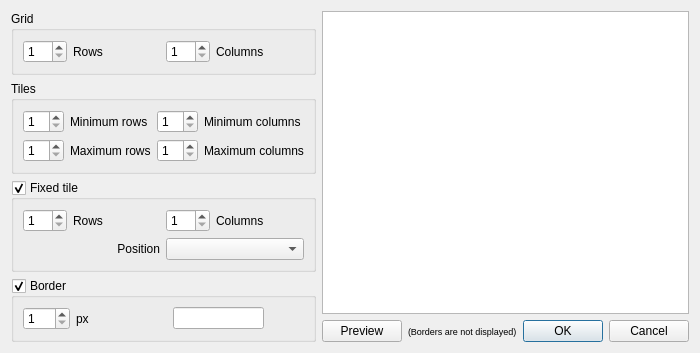
<?xml version="1.0" encoding="UTF-8"?>
<ui version="4.0">
 <class>CustomLayoutDialog</class>
 <widget class="QDialog" name="CustomLayoutDialog">
  <property name="enabled">
   <bool>true</bool>
  </property>
  <property name="geometry">
   <rect>
    <x>0</x>
    <y>0</y>
    <width>700</width>
    <height>300</height>
   </rect>
  </property>
  <property name="windowTitle">
   <string>Custom Layout Configuration</string>
  </property>
  <layout class="QGridLayout" name="gridLayout_5" columnstretch="0,1">
   <item row="0" column="0">
    <widget class="QGroupBox" name="groupBox">
     <property name="layoutDirection">
      <enum>Qt::LeftToRight</enum>
     </property>
     <property name="title">
      <string>Grid</string>
     </property>
     <property name="checkable">
      <bool>false</bool>
     </property>
     <layout class="QGridLayout" name="gridLayout" columnstretch="1,2,1,2">
      <item row="0" column="0">
       <widget class="QSpinBox" name="rows">
        <property name="minimum">
         <number>1</number>
        </property>
        <property name="maximum">
         <number>16</number>
        </property>
       </widget>
      </item>
      <item row="0" column="1">
       <widget class="QLabel" name="label">
        <property name="text">
         <string>Rows</string>
        </property>
       </widget>
      </item>
      <item row="0" column="2">
       <widget class="QSpinBox" name="cols">
        <property name="minimum">
         <number>1</number>
        </property>
        <property name="maximum">
         <number>16</number>
        </property>
       </widget>
      </item>
      <item row="0" column="3">
       <widget class="QLabel" name="label_5">
        <property name="text">
         <string>Columns</string>
        </property>
       </widget>
      </item>
     </layout>
     <zorder>label</zorder>
     <zorder>label_5</zorder>
     <zorder>rows</zorder>
     <zorder>cols</zorder>
    </widget>
   </item>
   <item row="1" column="0">
    <widget class="QGroupBox" name="groupBox_2">
     <property name="title">
      <string>Tiles</string>
     </property>
     <layout class="QGridLayout" name="gridLayout_2" columnstretch="1,2,1,2">
      <item row="0" column="0">
       <widget class="QSpinBox" name="minRows">
        <property name="minimum">
         <number>1</number>
        </property>
        <property name="maximum">
         <number>16</number>
        </property>
       </widget>
      </item>
      <item row="0" column="1">
       <widget class="QLabel" name="label_2">
        <property name="text">
         <string>Minimum rows</string>
        </property>
       </widget>
      </item>
      <item row="0" column="3">
       <widget class="QLabel" name="label_4">
        <property name="text">
         <string>Minimum columns</string>
        </property>
       </widget>
      </item>
      <item row="1" column="0">
       <widget class="QSpinBox" name="maxRows">
        <property name="minimum">
         <number>1</number>
        </property>
        <property name="maximum">
         <number>16</number>
        </property>
       </widget>
      </item>
      <item row="1" column="1">
       <widget class="QLabel" name="label_3">
        <property name="text">
         <string>Maximum rows</string>
        </property>
       </widget>
      </item>
      <item row="1" column="3">
       <widget class="QLabel" name="label_6">
        <property name="text">
         <string>Maximum columns</string>
        </property>
       </widget>
      </item>
      <item row="0" column="2">
       <widget class="QSpinBox" name="minCols">
        <property name="minimum">
         <number>1</number>
        </property>
        <property name="maximum">
         <number>16</number>
        </property>
       </widget>
      </item>
      <item row="1" column="2">
       <widget class="QSpinBox" name="maxCols">
        <property name="minimum">
         <number>1</number>
        </property>
        <property name="maximum">
         <number>16</number>
        </property>
       </widget>
      </item>
     </layout>
     <zorder>label_2</zorder>
     <zorder>label_4</zorder>
     <zorder>label_6</zorder>
     <zorder>label_3</zorder>
     <zorder>minRows</zorder>
     <zorder>maxRows</zorder>
     <zorder>minCols</zorder>
     <zorder>maxCols</zorder>
    </widget>
   </item>
   <item row="2" column="0" rowspan="2">
    <widget class="QGroupBox" name="mainEnabled">
     <property name="title">
      <string>Fixed tile</string>
     </property>
     <property name="checkable">
      <bool>true</bool>
     </property>
     <layout class="QGridLayout" name="gridLayout_3" columnstretch="1,2,1,2">
      <item row="0" column="0">
       <widget class="QSpinBox" name="mainRows">
        <property name="minimum">
         <number>1</number>
        </property>
        <property name="maximum">
         <number>16</number>
        </property>
       </widget>
      </item>
      <item row="0" column="1">
       <widget class="QLabel" name="label_7">
        <property name="text">
         <string>Rows</string>
        </property>
       </widget>
      </item>
      <item row="0" column="2">
       <widget class="QSpinBox" name="mainCols">
        <property name="minimum">
         <number>1</number>
        </property>
        <property name="maximum">
         <number>16</number>
        </property>
       </widget>
      </item>
      <item row="0" column="3">
       <widget class="QLabel" name="label_8">
        <property name="text">
         <string>Columns</string>
        </property>
       </widget>
      </item>
      <item row="1" column="1">
       <widget class="QLabel" name="label_9">
        <property name="text">
         <string>Position</string>
        </property>
        <property name="alignment">
         <set>Qt::AlignRight|Qt::AlignTrailing|Qt::AlignVCenter</set>
        </property>
       </widget>
      </item>
      <item row="1" column="2" colspan="2">
       <widget class="QComboBoxExt" name="mainPos"/>
      </item>
     </layout>
    </widget>
   </item>
   <item row="0" column="1" rowspan="5">
    <widget class="QGraphicsView" name="view">
     <property name="verticalScrollBarPolicy">
      <enum>Qt::ScrollBarAlwaysOff</enum>
     </property>
     <property name="horizontalScrollBarPolicy">
      <enum>Qt::ScrollBarAlwaysOff</enum>
     </property>
    </widget>
   </item>
   <item row="5" column="1">
    <layout class="QHBoxLayout" name="horizontalLayout">
     <item>
      <widget class="QPushButton" name="previewButton">
       <property name="text">
        <string>Preview</string>
       </property>
      </widget>
     </item>
     <item>
      <widget class="QLabel" name="label_11">
       <property name="font">
        <font>
         <pointsize>7</pointsize>
        </font>
       </property>
       <property name="text">
        <string>(Borders are not displayed)</string>
       </property>
      </widget>
     </item>
     <item>
      <widget class="QDialogButtonBox" name="buttonBox">
       <property name="orientation">
        <enum>Qt::Horizontal</enum>
       </property>
       <property name="standardButtons">
        <set>QDialogButtonBox::Cancel|QDialogButtonBox::Ok</set>
       </property>
      </widget>
     </item>
    </layout>
   </item>
   <item row="4" column="0" rowspan="2">
    <widget class="QGroupBox" name="borderEnabled">
     <property name="title">
      <string>Border</string>
     </property>
     <property name="checkable">
      <bool>true</bool>
     </property>
     <layout class="QGridLayout" name="gridLayout_4" columnstretch="1,2,2,0">
      <item row="0" column="0">
       <widget class="QSpinBox" name="borderWidth">
        <property name="minimum">
         <number>1</number>
        </property>
        <property name="maximum">
         <number>100</number>
        </property>
       </widget>
      </item>
      <item row="0" column="1">
       <widget class="QLabel" name="label_10">
        <property name="text">
         <string>px</string>
        </property>
       </widget>
      </item>
      <item row="0" column="2">
       <widget class="QLineEditColor" name="borderColor"/>
      </item>
      <item row="0" column="3">
       <spacer name="horizontalSpacer">
        <property name="orientation">
         <enum>Qt::Horizontal</enum>
        </property>
        <property name="sizeHint" stdset="0">
         <size>
          <width>40</width>
          <height>20</height>
         </size>
        </property>
       </spacer>
      </item>
     </layout>
    </widget>
   </item>
  </layout>
 </widget>
 <customwidgets>
  <customwidget>
   <class>QComboBoxExt</class>
   <extends>QComboBox</extends>
   <header>../ext/qcomboboxext.h</header>
  </customwidget>
  <customwidget>
   <class>QLineEditColor</class>
   <extends>QLineEdit</extends>
   <header>../ext/qlineeditcolor.h</header>
  </customwidget>
 </customwidgets>
 <resources/>
 <connections>
  <connection>
   <sender>buttonBox</sender>
   <signal>accepted()</signal>
   <receiver>CustomLayoutDialog</receiver>
   <slot>accept()</slot>
   <hints>
    <hint type="sourcelabel">
     <x>248</x>
     <y>254</y>
    </hint>
    <hint type="destinationlabel">
     <x>157</x>
     <y>274</y>
    </hint>
   </hints>
  </connection>
  <connection>
   <sender>buttonBox</sender>
   <signal>rejected()</signal>
   <receiver>CustomLayoutDialog</receiver>
   <slot>reject()</slot>
   <hints>
    <hint type="sourcelabel">
     <x>316</x>
     <y>260</y>
    </hint>
    <hint type="destinationlabel">
     <x>286</x>
     <y>274</y>
    </hint>
   </hints>
  </connection>
 </connections>
</ui>
